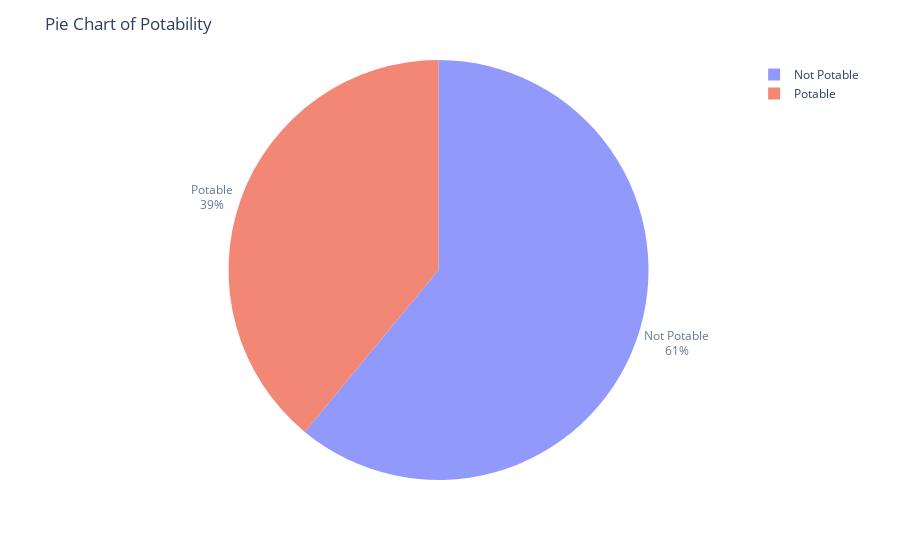

This figure's notebook cell:
### Markdown cell above
### Distribution of response
*By Ally Bardas*

### Code cell
# Creating a pie chart of the response variable (potability)
d = pd.DataFrame(df["Potability"].value_counts())
fig = px.pie(d, values = "Potability", names = ["Not Potable", "Potable"], hole = 0, opacity = 0.7,
                                               labels = {"label":"Potability", "Potability":"Number of Samples"})
fig.update_layout(title = dict(text = "Pie Chart of Potability"))
fig.update_traces(textposition = "outside", textinfo = "percent + label")
fig.show()

### Figure 1 — Plotly figure (JSON) as saved in the notebook; plotly's stock layout.template omitted (floating-point values rounded to 4 significant figures)
{"data": [{"domain": {"x": [0, 1], "y": [0, 1]}, "hole": 0, "hovertemplate": "label=%{label}<br>Number of Samples=%{value}<extra></extra>", "labels": ["Not Potable", "Potable"], "legendgroup": "", "name": "", "opacity": 0.7, "showlegend": true, "textinfo": "percent+label", "textposition": "outside", "type": "pie", "values": [1998, 1278]}], "layout": {"legend": {"tracegroupgap": 0}, "margin": {"t": 60}, "title": {"text": "Pie Chart of Potability"}}}
